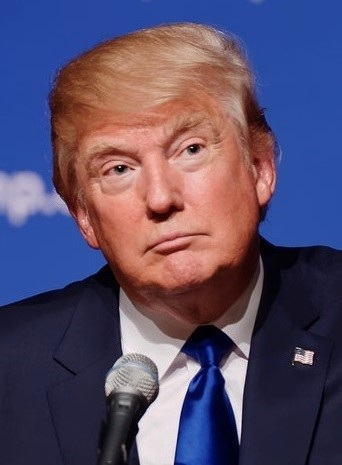
#> input picture classical - opencv/images/Trump.jpg, 342 x 465 px
$ jupyter execute --allow-errors 'face detection_haar cascade.ipynb'   (text cells are left out)
#> lines starting #> are read from the running program, lines starting #| are printed output that depends on the picture
[cell 1]
import cv2
import numpy as np
from matplotlib import pyplot as plt

# Define our imshow function
def imshow(title = "Image", image = None, size = 10):
    w, h = image.shape[0], image.shape[1]
    aspect_ratio = w/h
    plt.figure(figsize=(size * aspect_ratio,size))
    plt.imshow(cv2.cvtColor(image, cv2.COLOR_BGR2RGB))
    plt.title(title)
    plt.show()

[cell 2]
# We point OpenCV's CascadeClassifier function to where our
# classifier (XML file format) is stored
face_classifier = cv2.CascadeClassifier('Haarcascades/haarcascade_frontalface_default.xml')

# Load our image then convert it to grayscale
image = cv2.imread('images/Trump.jpg')
#> image is the input picture: shape (465, 342, 3); mean B, G, R 104.9, 77.8, 89.5
gray = cv2.cvtColor(image, cv2.COLOR_BGR2GRAY)
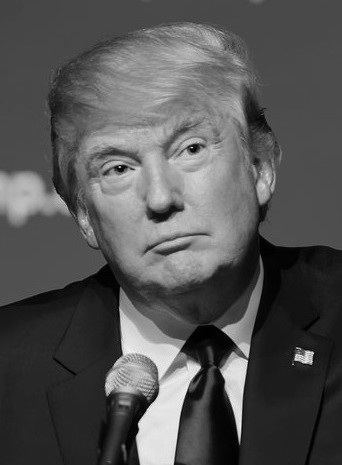
#> gray: shape (465, 342); min 0, max 252, mean 84.4

# Our classifier returns the ROI of the detected face as a tuple
# It stores the top left coordinate and the bottom right coordiantes
faces = face_classifier.detectMultiScale(gray, scaleFactor = 1.3, minNeighbors = 5)
#> faces = [[53, 70, 215, 215]]

# When no faces detected, face_classifier returns and empty tuple
#> (the rest of this cell did not finish here and is left out)

[cell 3]
import numpy as np
import cv2

face_classifier = cv2.CascadeClassifier('Haarcascades/haarcascade_frontalface_default.xml')
eye_classifier = cv2.CascadeClassifier('Haarcascades/haarcascade_eye.xml')

img = cv2.imread('images/Trump.jpg')
gray = cv2.cvtColor(img, cv2.COLOR_BGR2GRAY)

faces = face_classifier.detectMultiScale(gray, 1.3, 5)

# When no faces detected, face_classifier returns and empty tuple
#> (the rest of this cell did not finish here and is left out)

[cell 4]
from IPython.display import display, Javascript
from google.colab.output import eval_js
from base64 import b64decode

def take_photo(filename='photo.jpg', quality=0.8):
  js = Javascript('''
    async function takePhoto(quality) {
      const div = document.createElement('div');
      const capture = document.createElement('button');
      capture.textContent = 'Capture';
      div.appendChild(capture);

      const video = document.createElement('video');
      video.style.display = 'block';
      const stream = await navigator.mediaDevices.getUserMedia({video: true});

      document.body.appendChild(div);
      div.appendChild(video);
      video.srcObject = stream;
      await video.play();

      // Resize the output to fit the video element.
      google.colab.output.setIframeHeight(document.documentElement.scrollHeight, true);

      // Wait for Capture to be clicked.
      await new Promise((resolve) => capture.onclick = resolve);

      const canvas = document.createElement('canvas');
      canvas.width = video.videoWidth;
      canvas.height = video.videoHeight;
      canvas.getContext('2d').drawImage(video, 0, 0);
      stream.getVideoTracks()[0].stop();
      div.remove();
      return canvas.toDataURL('image/jpeg', quality);
    }
    ''')
  display(js)
  data = eval_js('takePhoto({})'.format(quality))
  binary = b64decode(data.split(',')[1])
  with open(filename, 'wb') as f:
    f.write(binary)
  return filename

[cell 5]
import cv2

def take_photo(filename='photo.jpg', quality=0.8):
    # Open the webcam
#> called with filename = 'photo.jpg', quality = 0.8
    cap = cv2.VideoCapture(0)

    # Read the first frame
    ret, frame = cap.read()
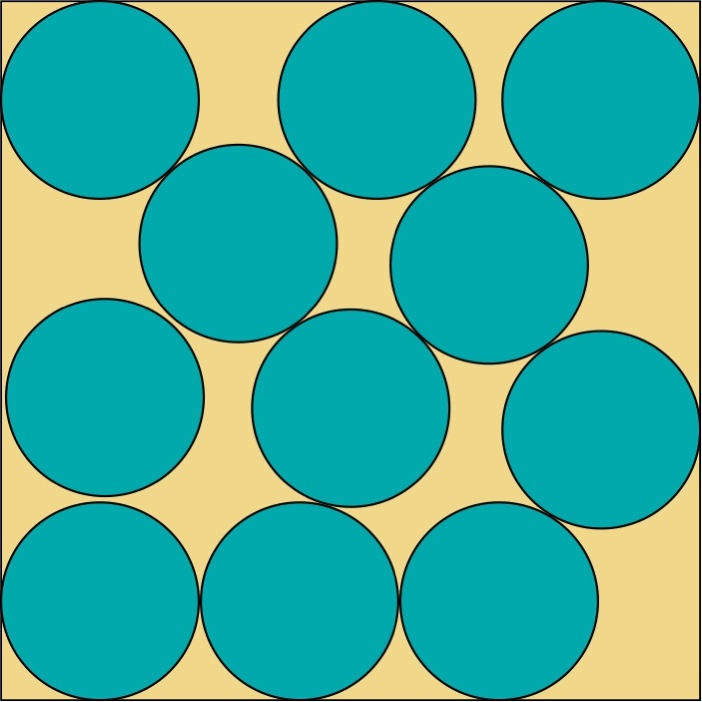
#> input picture classical - opencv/Circles_Packed_In_Square_11.jpeg, 702 x 702 px, given in place of the camera
#> frame is the input picture: shape (702, 702, 3); mean B, G, R 156.2, 176, 71.1

    # Display the frame
    cv2.imshow('Webcam', frame)

    # Wait for the user to press a key
    cv2.waitKey(0)

    # Save the frame as an image
    cv2.imwrite(filename, frame)

    # Release the webcam
    cap.release()

    # Close all OpenCV windows
    cv2.destroyAllWindows()

    return filename

[cell 6]
from IPython.display import Image
try:
  filename = take_photo()
  print('Saved to {}'.format(filename))

  # Show the image which was just taken.
  display(Image(filename))
except Exception as err:
  # Errors will be thrown if the user does not have a webcam or if they do not
  # grant the page permission to access it.
  print(str(err))

[cell 7]
import numpy as np
import cv2

face_classifier = cv2.CascadeClassifier('Haarcascades/haarcascade_frontalface_default.xml')
eye_classifier = cv2.CascadeClassifier('Haarcascades/haarcascade_eye.xml')

img = cv2.imread('photo.jpg')
gray = cv2.cvtColor(img, cv2.COLOR_BGR2GRAY)
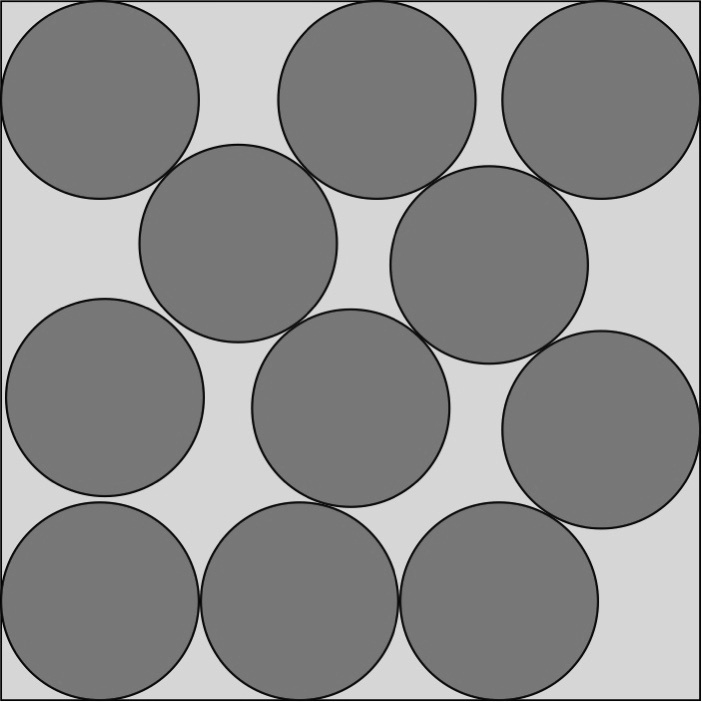
#> gray: shape (702, 702); min 0, max 255, mean 142.5

faces = face_classifier.detectMultiScale(gray, 1.3, 5)
#> faces = ()

# When no faces detected, face_classifier returns and empty tuple
if faces == ():
    print("No Face Found")

for (x,y,w,h) in faces:
    cv2.rectangle(img,(x,y),(x+w,y+h),(127,0,255),2)
    roi_gray = gray[y:y+h, x:x+w]
    roi_color = img[y:y+h, x:x+w]
    eyes = eye_classifier.detectMultiScale(roi_gray)
    for (ex,ey,ew,eh) in eyes:
        cv2.rectangle(roi_color,(ex,ey),(ex+ew,ey+eh),(255,255,0),2)
#> this loop made 0 passes

imshow('Eye & Face Detection',img)

[cell 8]
import cv2
import numpy as np

face_classifier = cv2.CascadeClassifier('Haarcascades/haarcascade_frontalface_default.xml')
eye_classifier = cv2.CascadeClassifier('Haarcascades/haarcascade_eye.xml')

def face_detector(img, size=0.5):
    # Convert image to grayscale
#> called with size = 0.5
    gray = cv2.cvtColor(img,cv2.COLOR_BGR2GRAY)
    faces = face_classifier.detectMultiScale(gray, 1.3, 5)
#> faces = ()
    if faces is ():
        return img

    for (x,y,w,h) in faces:
        x = x - 50
        w = w + 50
        y = y - 50
        h = h + 50
        cv2.rectangle(img,(x,y),(x+w,y+h),(255,0,0),2)
        roi_gray = gray[y:y+h, x:x+w]
        roi_color = img[y:y+h, x:x+w]
        eyes = eye_classifier.detectMultiScale(roi_gray)

        for (ex,ey,ew,eh) in eyes:
            cv2.rectangle(roi_color,(ex,ey),(ex+ew,ey+eh),(0,0,255),2)

    roi_color = cv2.flip(roi_color,1)
    return roi_color

cap = cv2.VideoCapture(0)

while True:

    ret, frame = cap.read()
    cv2.imshow('Our Face Extractor', face_detector(frame))
    if cv2.waitKey(1) == 13: #13 is the Enter Key
#> (key Esc is pressed here)
        break

cap.release()
cv2.destroyAllWindows()

[cell 9]
import cv2
import numpy as np

face_classifier = cv2.CascadeClassifier('Haarcascades/haarcascade_frontalface_default.xml')
eye_classifier = cv2.CascadeClassifier('Haarcascades/haarcascade_eye.xml')

def face_detector(img, size=0.5):
    # Convert image to grayscale
#> called with size = 0.5
    gray = cv2.cvtColor(img, cv2.COLOR_BGR2GRAY)
    faces = face_classifier.detectMultiScale(gray, 1.3, 5)
#> faces = ()

    for (x, y, w, h) in faces:
        cv2.rectangle(img, (x, y), (x+w, y+h), (255, 0, 0), 2)
        cv2.putText(img, 'Face', (x, y-10), cv2.FONT_HERSHEY_SIMPLEX, 0.9, (255, 0, 0), 2)
        roi_gray = gray[y:y+h, x:x+w]
        roi_color = img[y:y+h, x:x+w]
        eyes = eye_classifier.detectMultiScale(roi_gray)

        for (ex, ey, ew, eh) in eyes:
            cv2.rectangle(roi_color, (ex, ey), (ex+ew, ey+eh), (0, 0, 255), 2)
            cv2.putText(roi_color, 'Eyes', (ex, ey-10), cv2.FONT_HERSHEY_SIMPLEX, 0.7, (0, 0, 255), 2)

    return img

cap = cv2.VideoCapture(0)

while True:
    ret, frame = cap.read()
    annotated_frame = face_detector(frame)
    cv2.imshow('Our Face Extractor', annotated_frame)

    if cv2.waitKey(1) == 13: # 13 is the Enter Key
#> (key Esc is pressed here)
        break

cap.release()
cv2.destroyAllWindows()
